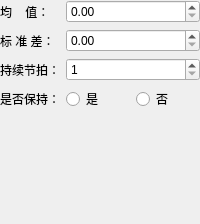
         <widget class="QWidget" name="page_whiteNoise">
          <layout class="QGridLayout" name="gridLayout_27">
           <property name="leftMargin">
            <number>0</number>
           </property>
           <property name="topMargin">
            <number>0</number>
           </property>
           <property name="rightMargin">
            <number>0</number>
           </property>
           <property name="bottomMargin">
            <number>0</number>
           </property>
           <item row="0" column="0">
            <layout class="QGridLayout" name="gridLayout_28">
             <item row="0" column="0">
              <widget class="QLabel" name="label_62">
               <property name="sizePolicy">
                <sizepolicy hsizetype="Maximum" vsizetype="Preferred">
                 <horstretch>0</horstretch>
                 <verstretch>0</verstretch>
                </sizepolicy>
               </property>
               <property name="text">
                <string>均    值：</string>
               </property>
              </widget>
             </item>
             <item row="0" column="1" colspan="2">
              <widget class="QDoubleSpinBox" name="doubleSpinBox_meanValue"/>
             </item>
             <item row="1" column="0">
              <widget class="QLabel" name="label_63">
               <property name="text">
                <string>标 准 差：</string>
               </property>
              </widget>
             </item>
             <item row="1" column="1" colspan="2">
              <widget class="QDoubleSpinBox" name="doubleSpinBox_standardDeviation"/>
             </item>
             <item row="2" column="0">
              <widget class="QLabel" name="label_64">
               <property name="text">
                <string>持续节拍：</string>
               </property>
              </widget>
             </item>
             <item row="2" column="1" colspan="2">
              <widget class="QSpinBox" name="spinBox_durationWhiteNoise">
               <property name="minimum">
                <number>1</number>
               </property>
               <property name="maximum">
                <number>99999</number>
               </property>
              </widget>
             </item>
             <item row="3" column="0">
              <widget class="QLabel" name="label_65">
               <property name="text">
                <string>是否保持：</string>
               </property>
              </widget>
             </item>
             <item row="3" column="1">
              <widget class="QRadioButton" name="radioButton_keepWhiteNoise">
               <property name="text">
                <string>是</string>
               </property>
              </widget>
             </item>
             <item row="3" column="2">
              <widget class="QRadioButton" name="radioButton_notKeepWhiteNoise">
               <property name="text">
                <string>否</string>
               </property>
              </widget>
             </item>
            </layout>
           </item>
           <item row="1" column="0">
            <spacer name="verticalSpacer_27">
             <property name="orientation">
              <enum>Qt::Vertical</enum>
             </property>
             <property name="sizeHint" stdset="0">
              <size>
               <width>20</width>
               <height>113</height>
              </size>
             </property>
            </spacer>
           </item>
          </layout>
         </widget>
